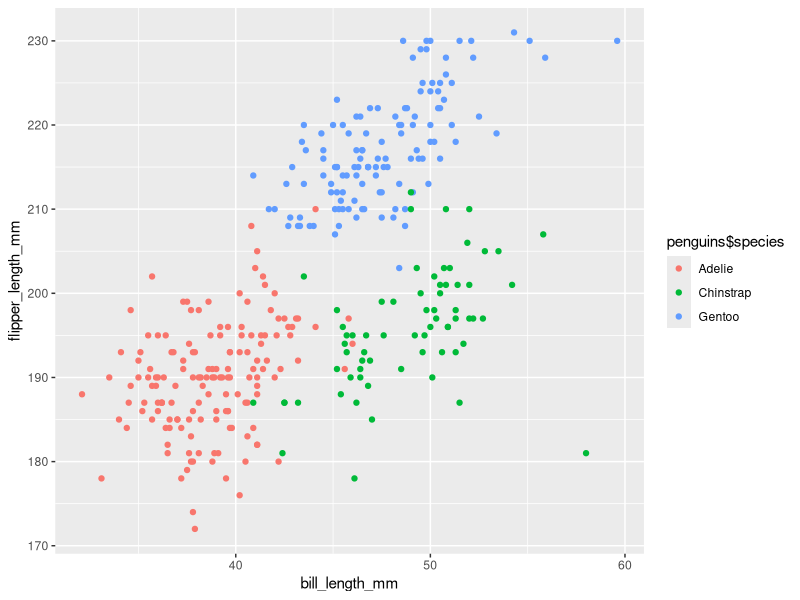
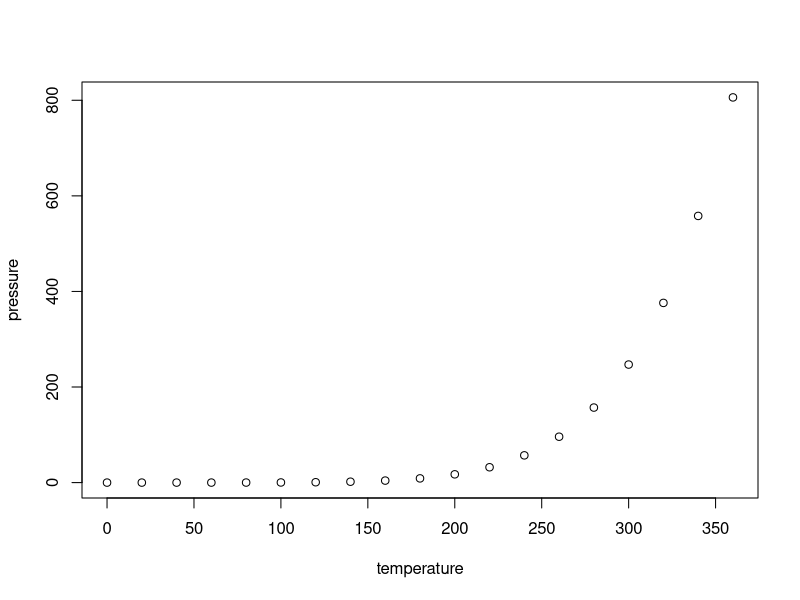

R code for these plots, in order:
## ---- chunk 1
data("penguins", package = "palmerpenguins")
library(tidyverse)
library(ggplot2)
plot = tibble(
  bill_length_mm = penguins$bill_length_mm,
  flipper_length_mm = penguins$flipper_length_mm,
)

ggplot(plot, aes(x=bill_length_mm, y=flipper_length_mm)) + geom_point(aes(color=penguins$species))

knitr::opts_chunk$set(echo = TRUE)
## ---- chunk 2
plot2 = tibble(
  norm = rnorm(10),
  logical = norm > 0,
  norm_a = as.character(norm),
  norm_c = factor(norm,3)
)  

#norm_c=factor(norm,3)

## ---- chunk 3
plot(pressure)
